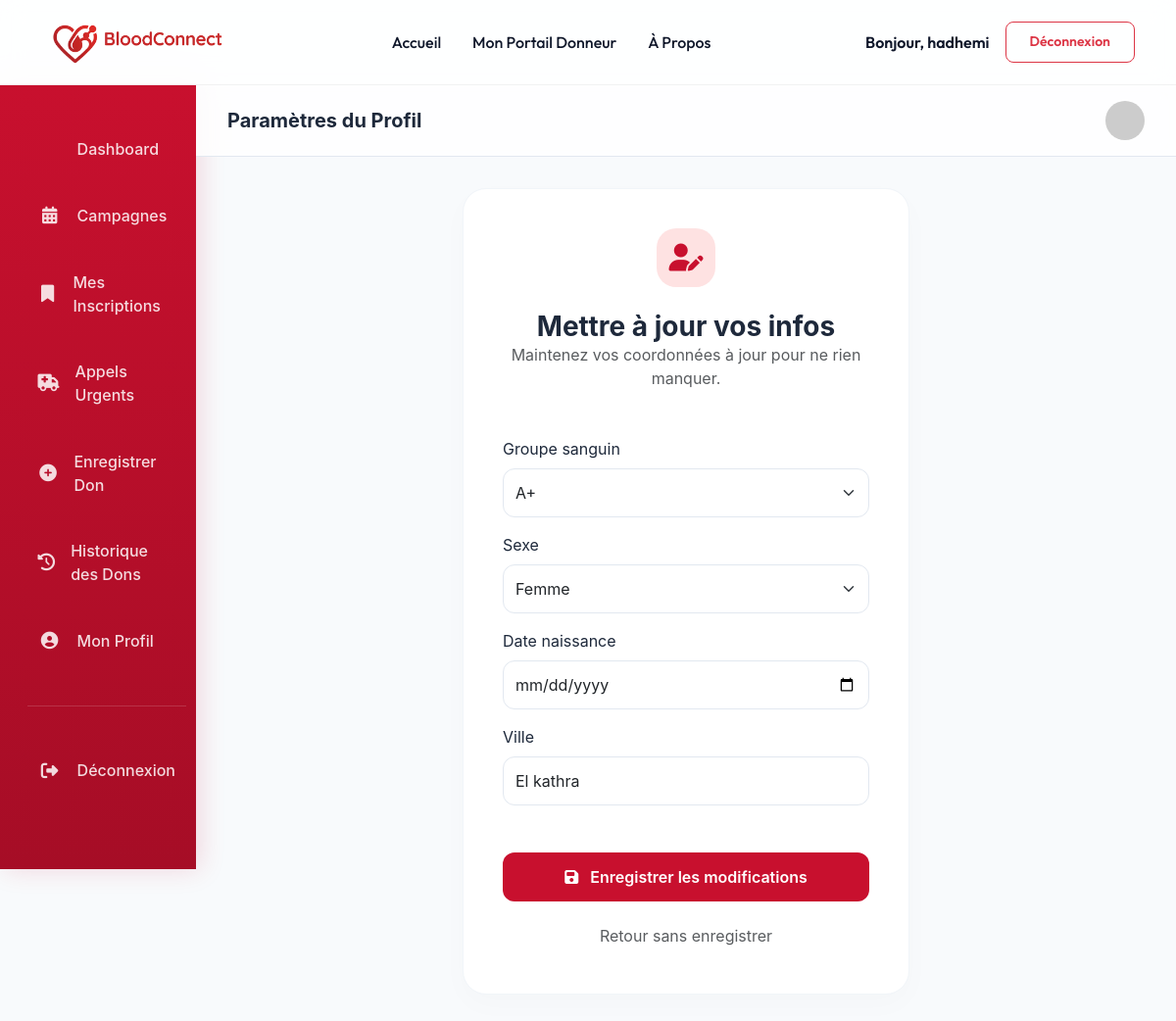
/comptes/profile/modifier/ (signed in), run on an earlier commit of the app's database.
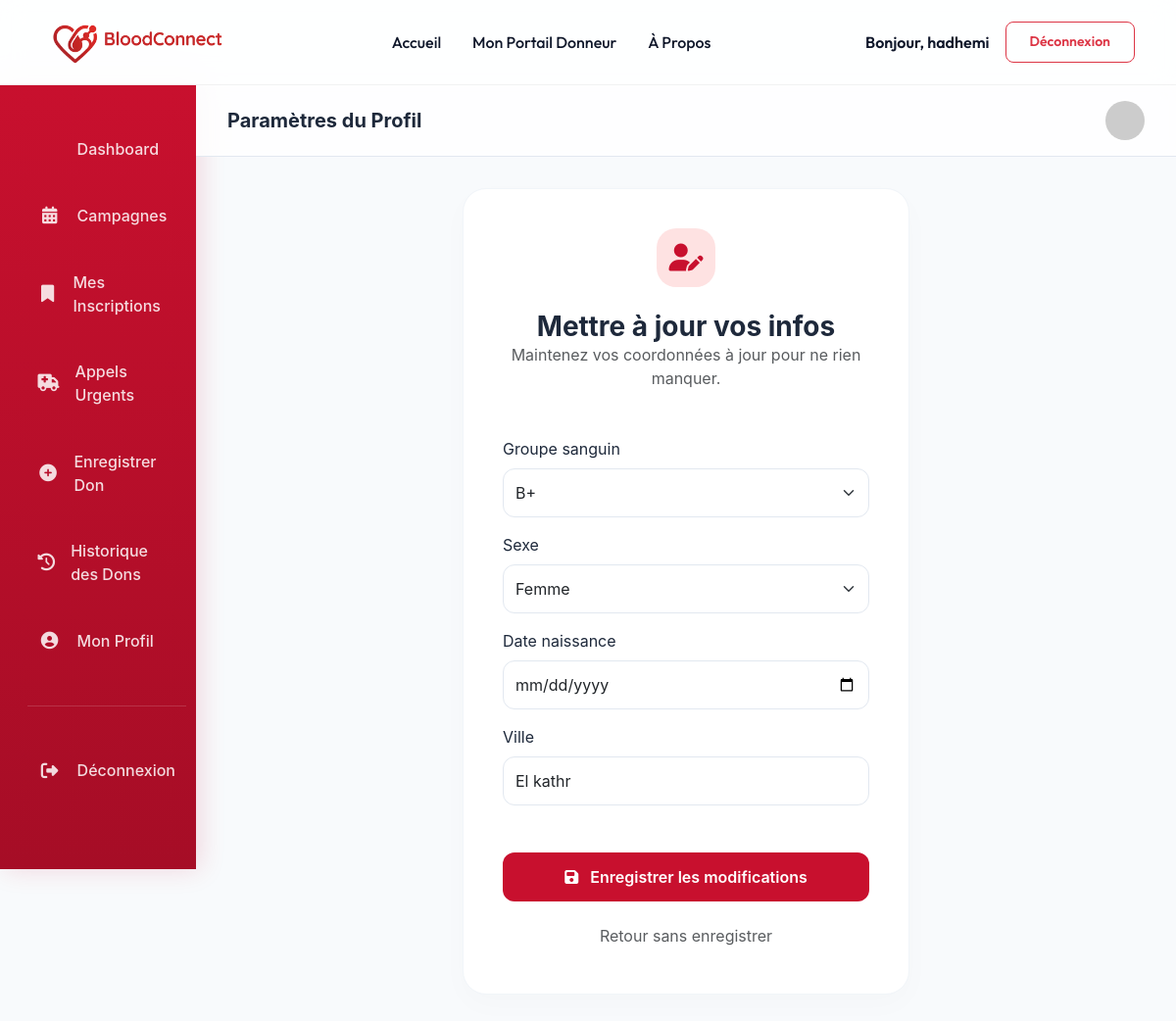
And on a later commit of the database.
### comptes/models.py (models this page shows, shortened)
class Donneur(models.Model):
    user = models.OneToOneField(User, on_delete=models.CASCADE)
    groupe_sanguin = models.CharField(max_length=3, choices=[
    ('A+', 'A+'), ('A-', 'A-'), ('B+', 'B+'), ('B-', 'B-'),
    ('AB+', 'AB+'), ('AB-', 'AB-'), ('O+', 'O+'), ('O-', 'O-'),
])
    sexe = models.CharField(max_length=1, choices=[('M', 'Homme'), ('F', 'Femme')])
    date_naissance = models.DateField()
    ville = models.CharField(max_length=100)
    actif = models.BooleanField(default=True)
    derniere_don = models.DateField(null=True, blank=True)

### comptes/views.py (the view, shortened to what this page needs)
# urls.py: path("profile/modifier/", views.profile_update, name="profile_update"),
@login_required
def profile_update(request):
    if request.user.role == 'donneur':
        if not hasattr(request.user, 'donneur'):
            messages.error(request, "Profil donneur introuvable.")
            return redirect('accueil')
        from .forms import DonneurUpdateForm
        instance = request.user.donneur
        form_class = DonneurUpdateForm
    if request.method == 'POST':
        form = form_class(request.POST, instance=instance)
        if form.is_valid():
            form.save()
            messages.success(request, "Profil mis à jour avec succès.")
            return redirect('dashboard_donneur' if request.user.role == 'donneur' else 'dashboard_hopital')
    else:
        form = form_class(instance=instance)
    return render(request, "comptes/profile_update.html", {"form": form})

### comptes/forms.py
class DonneurUpdateForm(forms.ModelForm):
    class Meta:
        model = Donneur
        fields = ['groupe_sanguin', 'sexe', 'date_naissance', 'ville']
        widgets = {
            'date_naissance': forms.DateInput(attrs={'type': 'date', 'class': 'form-control'}),
            'groupe_sanguin': forms.Select(attrs={'class': 'form-control'}),
            'sexe': forms.Select(attrs={'class': 'form-control'}),
            'ville': forms.TextInput(attrs={'class': 'form-control'}),
        }

### comptes/templates/comptes/profile_update.html (shortened to what this page needs)
{% load static %}
{% load django_bootstrap5 %}
<!DOCTYPE html>
<html lang="fr">
<head>
    <link href="https://cdn.jsdelivr.net/npm/bootstrap@5.3.2/dist/css/bootstrap.min.css" rel="stylesheet">
    <link rel="stylesheet" href="https://cdnjs.cloudflare.com/ajax/libs/font-awesome/6.4.2/css/all.min.css">
</head>
<body>
    {% include 'header.html' %}
    <div class="container-fluid">
        <div class="row">
            <div class="col-lg-2 p-0 d-none d-lg-block">
                {% if request.user.role == 'donneur' %}
                    {% include 'dons/sidebar_donneur.html' %}
                {% elif request.user.role == 'hopital' %}
                    {% include 'demandes/sidebar_hopital.html' %}
                {% else %}
                    {% include 'core/sidebare_admin.html' %}
                {% endif %}
            </div>
            <div class="col-lg-10 p-0">
                <div class="glass-header d-flex justify-content-between align-items-center">
                    <h5 class="fw-bold m-0">Paramètres du Profil</h5>
                    <div class="d-flex align-items-center gap-3">
                        <img src="https://ui-avatars.com/api/?name={{ request.user.username }}&background=DC2626&color=fff" class="rounded-circle" width="40" alt="Avatar">
                    </div>
                </div>
                <div class="dashboard-content">
                    <div class="row justify-content-center">
                        <div class="col-md-8 col-lg-6">
                            <div class="card-custom">
                                <div class="text-center mb-5">
                                    <div style="width: 60px; height: 60px; background: var(--secondary); color: var(--primary); border-radius: 20px; display: flex; align-items: center; justify-content: center; margin: 0 auto 1.5rem;">
                                        <i class="fas fa-user-edit fs-3"></i>
                                    </div>
                                    <h3 class="fw-bold m-0">Mettre à jour vos infos</h3>
                                    <p class="text-muted">Maintenez vos coordonnées à jour pour ne rien manquer.</p>
                                </div>
                                <form method="post">
                                    {% bootstrap_form form %}
                                    <div class="d-grid gap-3 mt-5">
                                        <button type="submit" class="btn-red">
                                            <i class="fas fa-save me-2"></i> Enregistrer les modifications
                                        </button>
                                        <a href="{% url 'profile' %}" class="btn btn-link text-muted text-decoration-none small text-center">
                                            Retour sans enregistrer
                                        </a>
                                    </div>
                                </form>
                            </div>
                        </div>
                    </div>
                </div>
            </div>
        </div>
    </div>
</body>
</html>

What changed in the data, as far as the page shows it:
changed Donneur "Femme": groupe_sanguin "A+" → "B+"; ville "El kathra" → "El kathr"
